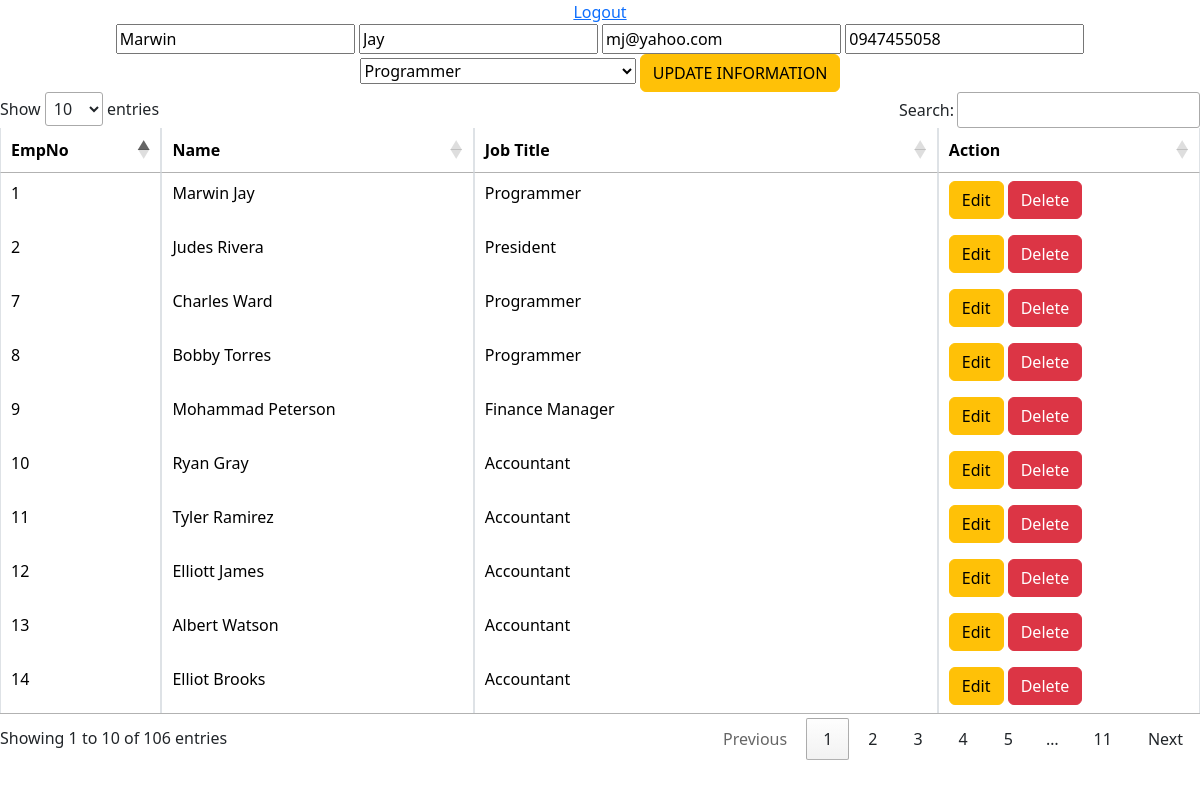
Page /EmployeeList.php?token=1 (signed in) on the committed database.
### tables this page shows
CREATE TABLE `employees` (
  `EmployeeID` int(3) NOT NULL,
  `EmployeeFN` varchar(9) DEFAULT NULL,
  `EmployeeLN` varchar(10) DEFAULT NULL,
  `EmployeeEmail` varchar(29) DEFAULT NULL,
  `EmployeePhone` varchar(18) DEFAULT NULL,
  `HireDate` varchar(9) DEFAULT NULL,
  `ManagerID` int(3) DEFAULT NULL,
  `JobTitle` varchar(31) DEFAULT NULL
);

### EmployeeList.php (the view, shortened to what this page needs)
<?php
$disp='';
include('config.php');
$sql ="SELECT EmployeeID, EmployeeFN, EmployeeLN,JobTitle FROM employees";
if($rs=$conn->query($sql)){
	if($rs->num_rows>0){
		while($row=$rs->fetch_assoc()){
			$disp.='<tr>';
				$disp.='<td>'.$row['EmployeeID'].'</td>';
				$disp.='<td>'.$row['EmployeeFN'].' '.$row['EmployeeLN'].'</td>';
				$disp.='<td>'.$row['JobTitle'].'</td>';
					$disp.='<td>
					<a class="btn btn-warning" href="EmployeeList.php?token='.$row['EmployeeID'].'"> Edit</a>
					<a class="btn btn-danger" href="del.php?token='.$row['EmployeeID'].'"> Delete</a>
					</td>';
			$disp.='</tr>';
		}
	}
	else{
	  $disp="No record(s) Found!";
	}
}
else{
	echo $conn->error;
}
$Fname='';$Lname='';$Email=''; $Phone='';
if(isset($_GET['token'])){
	$id=$_GET['token'];
	$sql="SELECT * FROM employees WHERE EmployeeID=$id";
	if($rs=$conn->query($sql)){
		if($rs->num_rows>0){
			$row=$rs->fetch_assoc();
			$Fname=$row['EmployeeFN'];
			$Lname=$row['EmployeeLN'];
			$Email=$row['EmployeeEmail'];
			$Phone=$row['EmployeePhone'];
		}
	}else{
		echo $conn->error;
	}
	$btn='<input class="btn btn-warning" type="submit" name="btnUpdate" value="UPDATE INFORMATION">';
}
else{
	$btn='<input class="btn btn-primary" type="submit" name="btnSubmit" value="SAVE INFORMATION">';
}
?>
<!DOCTYPE html>
<html lang="en" dir="ltr">
  <head>
	  <link href="https://cdn.jsdelivr.net/npm/bootstrap@5.3.2/dist/css/bootstrap.min.css" rel="stylesheet">
	<link rel="stylesheet" href="https://cdn.datatables.net/1.13.6/css/jquery.dataTables.css" />
  </head>
  <body>
	<center>
		<a href="logout.php">Logout</a>
		<form  action="save_employee.php" method="post">
					<input type="text" name="Fname" placeholder="Enter First Name" value="<?php echo $Fname?>">
					<input type="text" name="Lname" placeholder="Enter Last Name" value="<?php echo $Lname?>">
					<input type="email" name="Email" placeholder="Enter Email" value="<?php echo $Email?>">
					<input type="text" name="Phone" placeholder="Enter Contact No" value="<?php echo $Phone?>"><br/>
					<select  name="JobTitle">
<?php
	$sql="SELECT DISTINCT(JobTitle) FROM employees";
		if($rs=$conn->query($sql)){
				while($row=$rs->fetch_assoc()){
				echo '<option value="'.$row['JobTitle'].'">'.$row['JobTitle'].'</option>';
			}
		}else{
			echo $conn->error;
		}
 ?>
					</select>
					<?php
						echo $btn;
					?>
		</form>
		<table class="table table-bordered table-hover" id="myTable">
			<thead>
				<tr>
					<th>EmpNo</th>
					<th>Name</th>
					<th>Job Title</th>
					<th>Action</th>
				</tr>
			</thead>
			<tbody>
			<?php
				echo $disp;
			?>
			</tbody>
		</table>
	</center>
  </body>
</html>

### rows in the picture
employees: Fname "Marwin", Lname "Jay", Email "mj@yahoo.com", Phone "0947455058", EmployeeID "1", EmployeeFN "Marwin", EmployeeLN "Jay", JobTitle "Programmer"
employees: EmployeeID "2", EmployeeFN "Judes", EmployeeLN "Rivera", JobTitle "President"
employees: EmployeeID "7", EmployeeFN "Charles", EmployeeLN "Ward", JobTitle "Programmer"
employees: EmployeeID "8", EmployeeFN "Bobby", EmployeeLN "Torres", JobTitle "Programmer"
employees: EmployeeID "9", EmployeeFN "Mohammad", EmployeeLN "Peterson", JobTitle "Finance Manager"
employees: EmployeeID "10", EmployeeFN "Ryan", EmployeeLN "Gray", JobTitle "Accountant"
employees: EmployeeID "11", EmployeeFN "Tyler", EmployeeLN "Ramirez", JobTitle "Accountant"
employees: EmployeeID "12", EmployeeFN "Elliott", EmployeeLN "James", JobTitle "Accountant"
employees: EmployeeID "13", EmployeeFN "Albert", EmployeeLN "Watson", JobTitle "Accountant"
employees: EmployeeID "14", EmployeeFN "Elliot", EmployeeLN "Brooks", JobTitle "Accountant"

### other values in the picture
form field JobTitle "Programmer"
